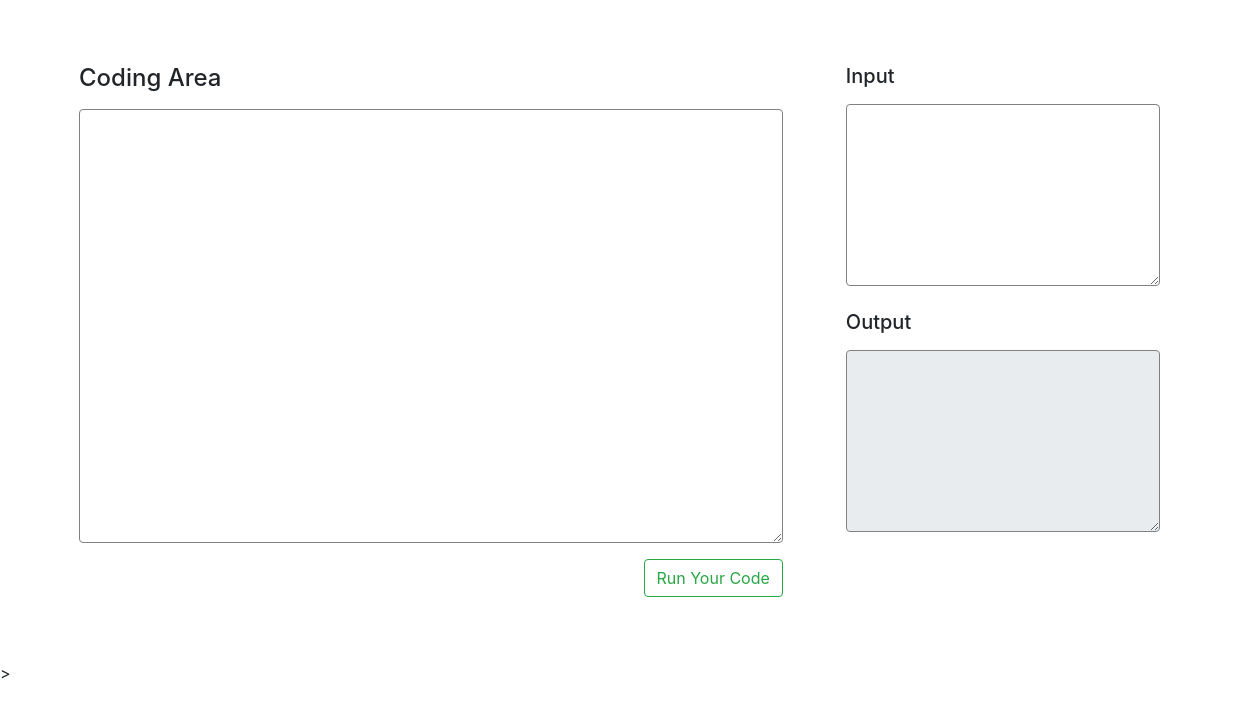
Before: /P1/ with the older database file.
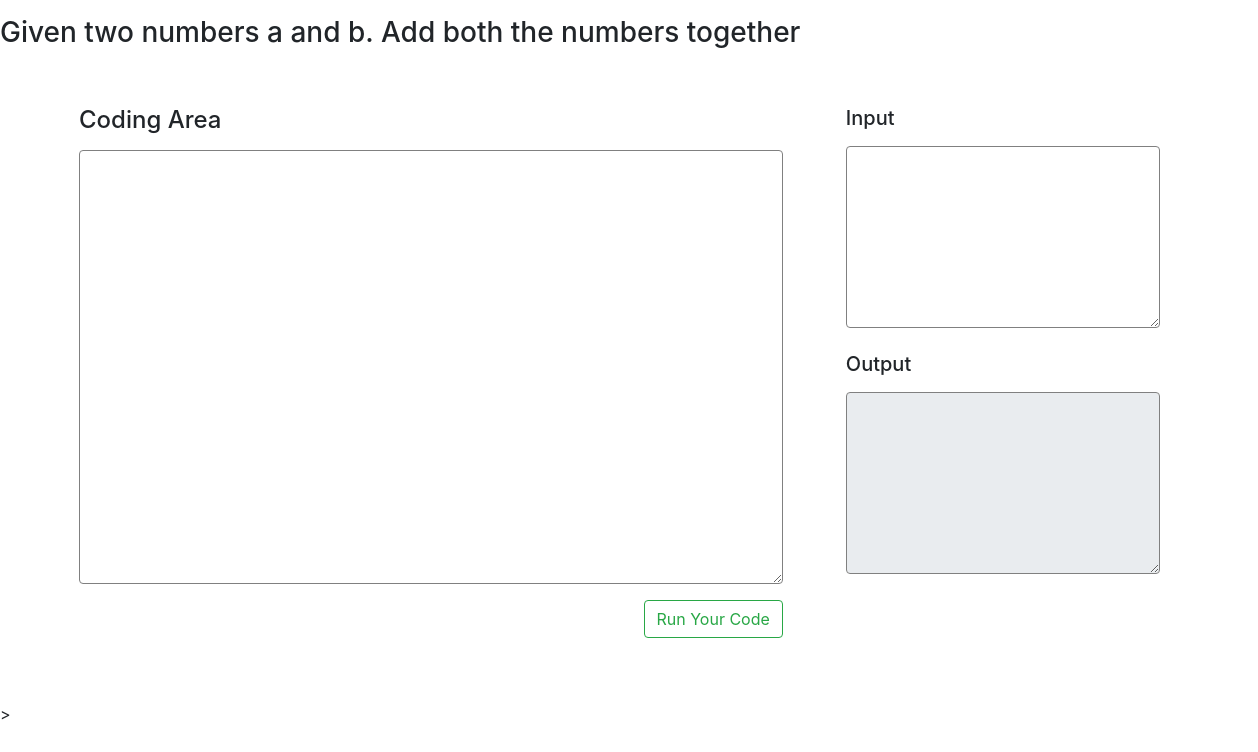
After: the same page with the newer database file.
### signup/models.py (models this page shows, shortened)
class Problem(models.Model):
    problem_id = models.CharField(max_length=20,primary_key=True)
    problem_title= models.CharField(max_length=100)
    description = models.CharField(max_length=2000)
    difficulty = models.CharField(max_length=10,default='Easy')

### signup/views.py (the view, shortened to what this page needs)
# urls.py: path('<str:problem_id>/',displayproblemdetail, name='displayproblemdetail'),
def displayproblemdetail(request,problem_id):
    problem = Problem.objects.filter(problem_id=problem_id).first()
    return render(request,'displayProblemDetail.html',{'problem':problem})

### template/displayProblemDetail.html (shortened to what this page needs)
<!DOCTYPE html>
<html>
<head>
    <link rel="stylesheet" href="https://maxcdn.bootstrapcdn.com/bootstrap/4.0.0/css/bootstrap.min.css">
</head>
<body>
        <h3> {{problem.description}}</h3>
    <div class="container-fluid">
        <div class="row">
          <div class="col-sm-12 ml-5 mr-5 mt-5 mb-5">
            <form action="#" method="post">
              <div class="form-group row">
                <div class="col-sm-7 mr-5 ml-3">
                  <label for="comment"><h4>Coding Area</h4></label>
                  <textarea class="form-control" rows="14" name="code_area" style="border:1px solid grey; letter-spacing: 1px; font-family: 'Lucida Console'; font-size: 20px; " onkeydown="if(event.keyCode===9){var v=this.value,s=this.selectionStart,e=this.selectionEnd;this.value=v.substring(0, s)+'\t'+v.substring(e);this.selectionStart=this.selectionEnd=s+1;  }">{{code}}</textarea>
                </div>
                <div class="col-sm-3">
                  <div class="row mb-4">
                    <label for="comment"><h5>Input</h5></label>
                    <textarea class="form-control" rows="7" name="input_area" style="border:1px solid grey;">{{input}}</textarea>
                  </div>
                  <div class="row">
                    <label for="comment"><h5>Output</h5></label>
                    <textarea class="form-control" rows="7" name="output_area" style="border:1px solid grey;" disabled>{{output}}</textarea>
                  </div>
                </div>
              </div>
              <div class="form-group row">
                <div class="col-sm-7 ml-3">
                  <button class="btn btn-outline-success float-right" type="submit">Run Your Code </button>
                </div>
              </div>
            </form>
          </div>
        </div>
      </div>
</body>
</html>>

Changed rows visible on the page:
added Problem: description "Given two numbers a and b. Add both the numbers together"
